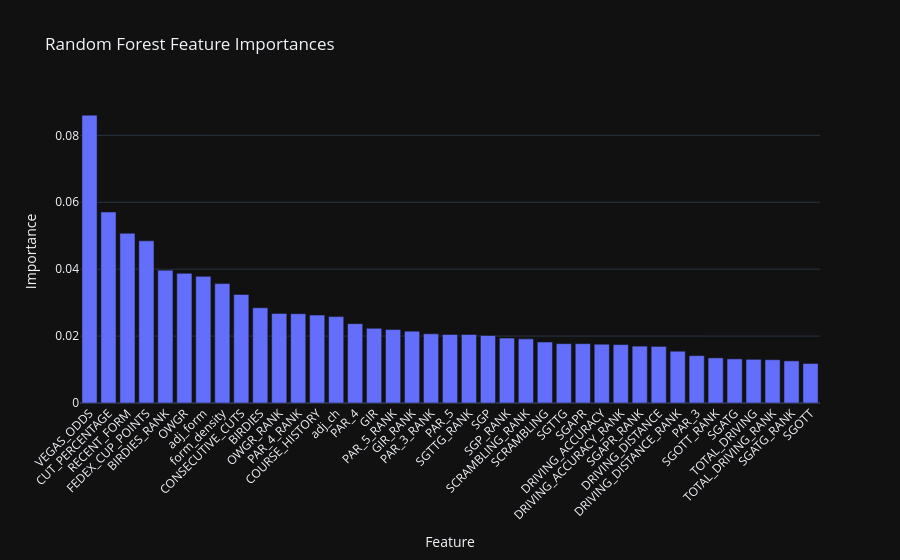

Notebook code for this chart:
### Markdown cell above
### Final Training + Feature Importance

Train final model on all available historical data, then export this week's
ranked probabilities for optimizer input.

### Code cell
import pandas as pd
import plotly.express as px

# Fit final production model on all training rows
final_model = clone(rf_cv_pipeline)
final_model.fit(X_rf, y_rf)

# Feature importances (from fitted RF inside pipeline)
rf_step = final_model.named_steps["rf"]
importance_df = pd.DataFrame({
    "Feature": feature_cols,
    "Importance": rf_step.feature_importances_
}).sort_values(by="Importance", ascending=False)

fig = px.bar(
    importance_df,
    x="Feature",
    y="Importance",
    title="Random Forest Feature Importances",
    template="plotly_dark"
)
fig.update_layout(xaxis_tickangle=-45)
fig.show()

### Figure 1 — Plotly figure (JSON) as saved in the notebook; plotly's stock layout.template omitted (floating-point values rounded to 4 significant figures)
{"data": [{"hovertemplate": "Feature=%{x}<br>Importance=%{y}<extra></extra>", "legendgroup": "", "marker": {"color": "#636efa", "pattern": {"shape": ""}}, "name": "", "orientation": "v", "showlegend": false, "textposition": "auto", "type": "bar", "x": ["VEGAS_ODDS", "CUT_PERCENTAGE", "RECENT_FORM", "FEDEX_CUP_POINTS", "BIRDIES_RANK", "OWGR", "adj_form", "form_density", "CONSECUTIVE_CUTS", "BIRDIES", "OWGR_RANK", "PAR_4_RANK", "COURSE_HISTORY", "adj_ch", "PAR_4", "GIR", "PAR_5_RANK", "GIR_RANK", "PAR_3_RANK", "PAR_5", "SGTTG_RANK", "SGP", "SGP_RANK", "SCRAMBLING_RANK", "SCRAMBLING", "SGTTG", "SGAPR", "DRIVING_ACCURACY", "DRIVING_ACCURACY_RANK", "SGAPR_RANK", "DRIVING_DISTANCE", "DRIVING_DISTANCE_RANK", "PAR_3", "SGOTT_RANK", "SGATG", "TOTAL_DRIVING", "TOTAL_DRIVING_RANK", "SGATG_RANK", "SGOTT"], "xaxis": "x", "y": [0.08603, 0.05709, 0.05073, 0.04847, 0.03971, 0.03875, 0.03785, 0.03569, 0.03244, 0.02848, 0.02678, 0.0267, 0.02627, 0.02582, 0.02372, 0.02232, 0.02195, 0.02148, 0.02068, 0.0205, 0.02048, 0.02017, 0.0194, 0.01917, 0.01823, 0.01774, 0.01773, 0.01757, 0.01746, 0.017, 0.01691, 0.01547, 0.01416, 0.01348, 0.01318, 0.01305, 0.01294, 0.01259, 0.01181], "yaxis": "y"}], "layout": {"barmode": "relative", "legend": {"tracegroupgap": 0}, "title": {"text": "Random Forest Feature Importances"}, "xaxis": {"anchor": "y", "domain": [0, 1], "tickangle": -45, "title": {"text": "Feature"}}, "yaxis": {"anchor": "x", "domain": [0, 1], "title": {"text": "Importance"}}}}
